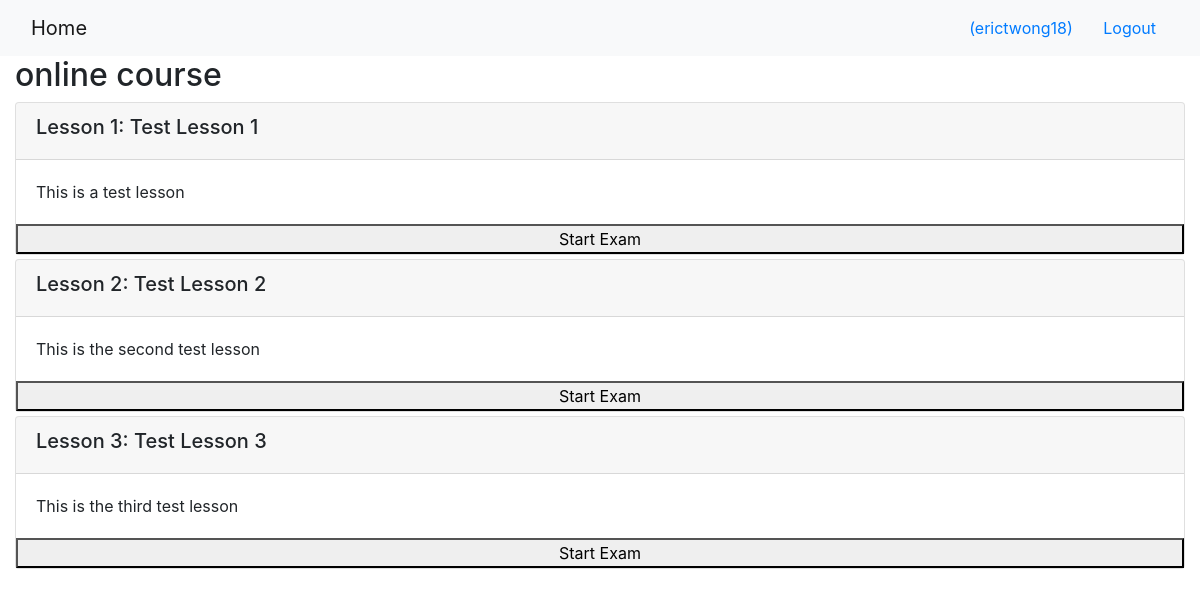
/onlinecourse/1/ (signed in), run on the app's committed database.
### onlinecourse/models.py (models this page shows, shortened)
class Course(models.Model):
    name = models.CharField(null=False, max_length=30, default='online course')
    image = models.ImageField(upload_to='course_images/')
    description = models.CharField(max_length=1000)
    pub_date = models.DateField(null=True)
    instructors = models.ManyToManyField(Instructor)
    users = models.ManyToManyField(settings.AUTH_USER_MODEL, through='Enrollment')
    total_enrollment = models.IntegerField(default=0)
    is_enrolled = False

class Lesson(models.Model):
    title = models.CharField(max_length=200, default="title")
    order = models.IntegerField(default=0)
    course = models.ForeignKey(Course, on_delete=models.CASCADE)
    content = models.TextField()

### onlinecourse/views.py (the view)
# urls.py: path('<int:pk>/', views.CourseDetailView.as_view(), name='course_details'),
class CourseDetailView(generic.DetailView):
    model = Course
    template_name = 'onlinecourse/course_detail_bootstrap.html'

### onlinecourse/templates/onlinecourse/course_detail_bootstrap.html (shortened to what this page needs)
<!DOCTYPE html>
<html lang="en">
<head>
     {% load static %}
    <link rel="stylesheet" href="https://maxcdn.bootstrapcdn.com/bootstrap/4.5.2/css/bootstrap.min.css">
</head>
<body>
    <nav class="navbar navbar-light bg-light">
        <div class="container-fluid">
            <div class="navbar-header">
                  <a class="navbar-brand" href="{% url 'onlinecourse:index' %}">Home</a>
            </div>
            <ul class="nav navbar-nav navbar-right">
                {% if user.is_authenticated %}
                <li>
                    <a class="btn btn-link" href="#">{{ user.first_name }}({{ user.username }})</a>
                    <a class="btn btn-link" href="{% url 'onlinecourse:logout' %}">Logout</a>
                </li>
                {% endif %}
            </ul>
        </div>
    </nav>
    <div class="container-fluid">
            <h2>{{ course.name }}</h2>
            <div class="card-columns-vertical">
                {% for lesson in course.lesson_set.all %}
                    <div class="card mt-1">
                        <div class="card-header"><h5>Lesson {{lesson.order|add:1}}: {{lesson.title}}</h5></div>
                        <div class="card-body">{{lesson.content}}</div>
                        <button data-toggle="collapse" data-target="#exam{{lesson.order}}" class = "collapsed" aria-expanded = "false">Start Exam</button>
                    </div>
                {% endfor %}
            </div>
    </div>
</body>
</html>

### data on the page
Course: name "online course"
Lesson: order|add "1", title "Test Lesson 1", content "This is a test lesson"
Lesson: order|add "2", title "Test Lesson 2", content "This is the second test lesson"
Lesson: order|add "3", title "Test Lesson 3", content "This is the third test lesson"

### other printed values
{{ user.username }} "erictwong18"
